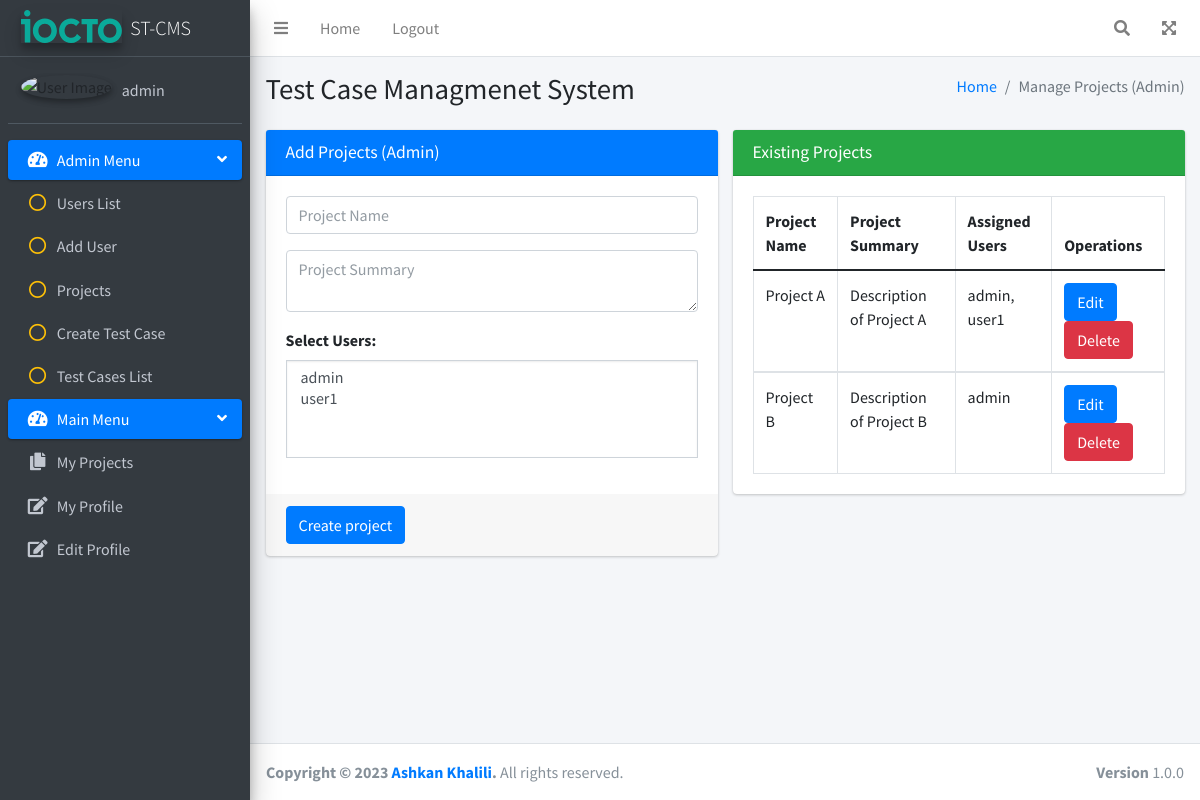
/projects.php (signed in), run on the app's committed database.
### tables this page shows
CREATE TABLE IF NOT EXISTS `projects` (
  `id` int NOT NULL AUTO_INCREMENT,
  `pr_name` varchar(255) NOT NULL,
  `pr_summary` varchar(255) DEFAULT NULL,
  PRIMARY KEY (`id`)
);

### projects.php (the view, shortened to what this page needs)
<?php
include 'db_config.php';
$projectQuery = "SELECT projects.*, GROUP_CONCAT(users.username SEPARATOR ', ') AS assigned_users
                 FROM projects
                 LEFT JOIN project_users ON projects.id = project_users.project_id
                 LEFT JOIN users ON project_users.user_id = users.id
                 GROUP BY projects.id";
$projectsResult = mysqli_query($conn, $projectQuery);
$userQuery = "SELECT * FROM users";
$usersResult = mysqli_query($conn, $userQuery);
include 'header.php';
include 'body.php';
?>
<section class="content">
    <div class="container-fluid">
        <div class="row">
            <div class="col-md-6">
                <div class="card card-primary">
                    <div class="card-header">
                        <h2 class="card-title">Add Projects (Admin)</h3>
                    </div>
                    <div class="card-body">
                        <form action="<?php echo $_SERVER['PHP_SELF']; ?>" method="post">
                            <div class="form-group">
                                <input class="form-control" type="text" name="pr_name" placeholder="Project Name" required>
                            </div>
                            <div class="form-group">
                                <textarea class="form-control" name="pr_summary" placeholder="Project Summary" required></textarea>
                            </div>
                            <div class="form-group">
                                <label for="users">Select Users:</label>
                                <select name="users[]" class="custom-select rounded-0" id="users" multiple>
                                    <?php while ($user = mysqli_fetch_assoc($usersResult)): ?>
                                        <option value="<?php echo $user['id']; ?>"><?php echo $user['username']; ?></option>
                                    <?php endwhile; ?>
                                </select>
                            </div>
                    </div>
					<div class="card-footer">
                            <input type="submit" name="create_project" value="Create project" class="btn btn-primary">
					</div>
                </div>
            </div>
            <div class="col-md-6">
                <div class="card card-success">
                    <div class="card-header">
                        <h2 class="card-title">Existing Projects</h3>
                    </div>
					<div class="card-body">
						<table class="table table-bordered">
							<thead>
							<tr>
								<th>Project Name</th>
								<th>Project Summary</th>
								<th>Assigned Users</th>
								<th>Operations</th>
							</tr>
							</thead>
							<?php while ($row = mysqli_fetch_assoc($projectsResult)): ?>
							<tbody>
								<tr>
									<td><?php echo $row['pr_name']; ?></td>
									<td><?php echo $row['pr_summary']; ?></td>
									<td><?php echo $row['assigned_users']; ?></td>
									<td>
									<a class="btn btn-primary" href="edit_project.php?id=<?php echo $row['id']; ?>">Edit</a>
									<a class="btn btn-danger" href="#" onclick="confirmDelete(<?php echo $row['id']; ?>)">Delete</a>
									</td>
								</tr>
							</tbody>
							<?php endwhile; ?>
						</table>
					</div>
                </div>
            </div>
        </div>
    </div>
</section>
<?php include 'footer.php';?>

### data on the page
projects: pr_name "Project A", pr_summary "Description of Project A", assigned_users "admin, user1"
projects: pr_name "Project B", pr_summary "Description of Project B", assigned_users "admin"

### other printed values
$user_name "admin"
$title "Manage Projects (Admin)"
